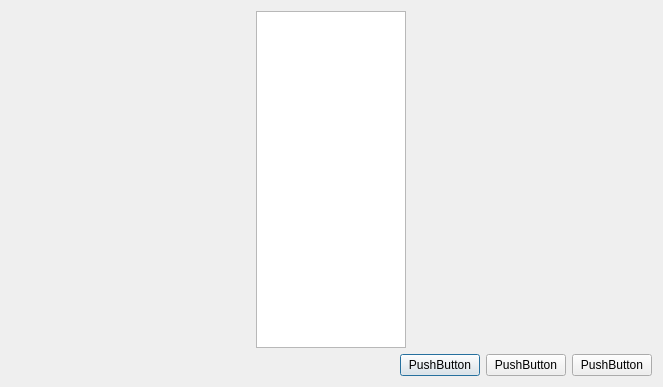
<?xml version="1.0" encoding="UTF-8"?>
<ui version="4.0">
 <class>ShowInformationSession</class>
 <widget class="QDialog" name="ShowInformationSession">
  <property name="geometry">
   <rect>
    <x>0</x>
    <y>0</y>
    <width>663</width>
    <height>387</height>
   </rect>
  </property>
  <property name="windowTitle">
   <string>Dialog</string>
  </property>
  <layout class="QGridLayout" name="gridLayout">
   <item row="0" column="0">
    <layout class="QHBoxLayout" name="horizontalLayout_3" stretch="10,1">
     <item>
      <layout class="QHBoxLayout" name="horizontalLayout">
       <property name="sizeConstraint">
        <enum>QLayout::SetMinimumSize</enum>
       </property>
      </layout>
     </item>
     <item>
      <layout class="QVBoxLayout" name="verticalLayout">
       <property name="sizeConstraint">
        <enum>QLayout::SetMaximumSize</enum>
       </property>
       <item>
        <widget class="QListWidget" name="listWidget">
         <property name="minimumSize">
          <size>
           <width>150</width>
           <height>0</height>
          </size>
         </property>
         <property name="maximumSize">
          <size>
           <width>150</width>
           <height>16777215</height>
          </size>
         </property>
        </widget>
       </item>
      </layout>
     </item>
    </layout>
   </item>
   <item row="1" column="0">
    <layout class="QHBoxLayout" name="horizontalLayout_2">
     <item>
      <spacer name="horizontalSpacer">
       <property name="orientation">
        <enum>Qt::Horizontal</enum>
       </property>
       <property name="sizeHint" stdset="0">
        <size>
         <width>40</width>
         <height>20</height>
        </size>
       </property>
      </spacer>
     </item>
     <item>
      <widget class="QPushButton" name="pushButton">
       <property name="text">
        <string>PushButton</string>
       </property>
      </widget>
     </item>
     <item>
      <widget class="QPushButton" name="pushButton_2">
       <property name="text">
        <string>PushButton</string>
       </property>
      </widget>
     </item>
     <item>
      <widget class="QPushButton" name="pushButton_3">
       <property name="text">
        <string>PushButton</string>
       </property>
      </widget>
     </item>
    </layout>
   </item>
  </layout>
 </widget>
 <resources/>
 <connections/>
</ui>
